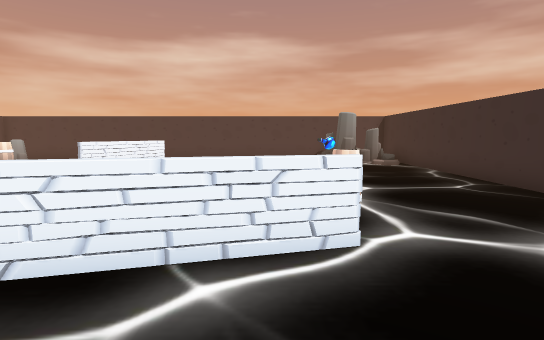
view 1 (above)

14 first-person views from a walk through a scene from a Unity 3-D project. The camera is 1.2 m above the floor, tilts 6° down and sees 80° across. The floor is counted in squares, 1 m on a side. Each view is taken from the middle of a square. On the plan, view 1 faces up. The plan holds only what a view shows up to about 14 squares ahead; the rest is blank. The place goes on beyond the plan. The player is left out. Some animated figures are left out. Some surface patterns are stand-ins.

view 2
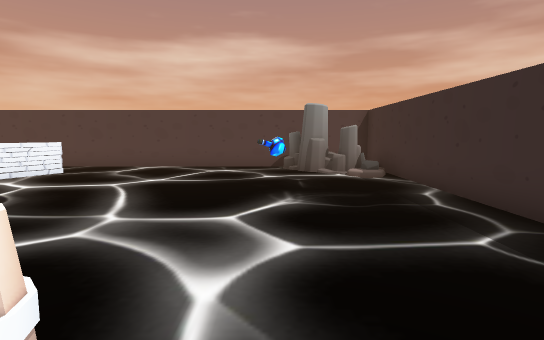

view 3
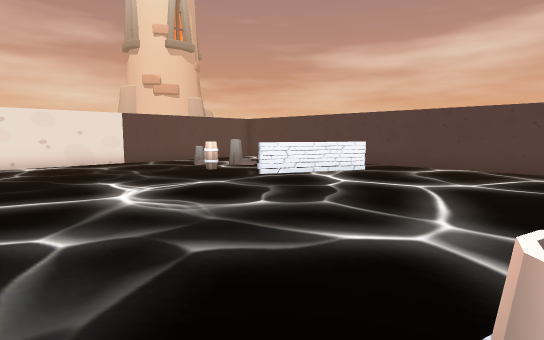

view 4
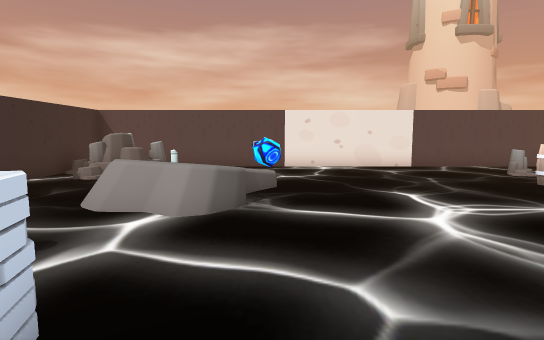

view 5
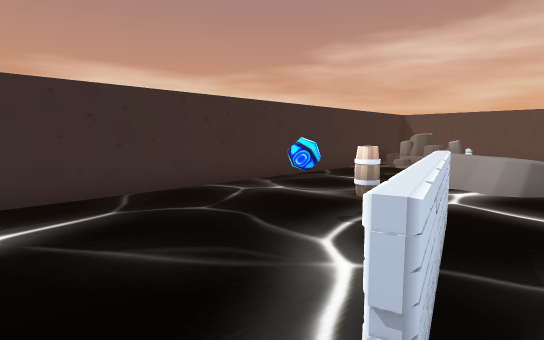

view 6
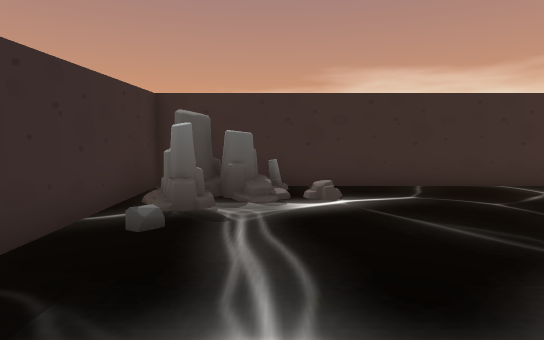

view 7
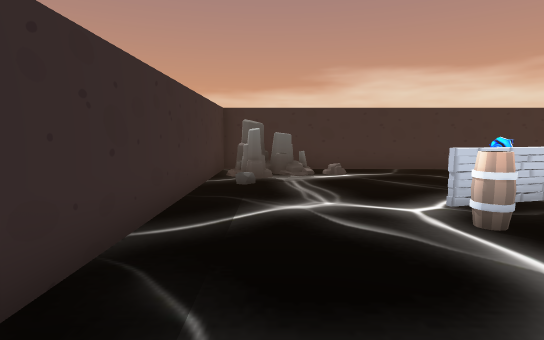

view 8
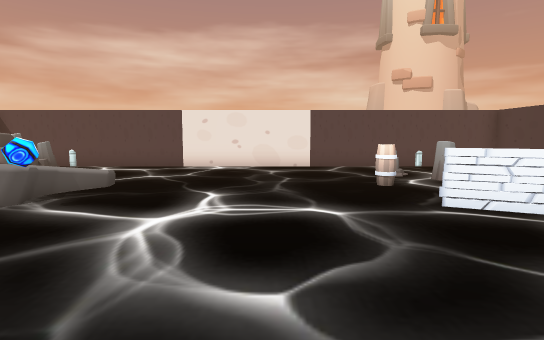

view 9
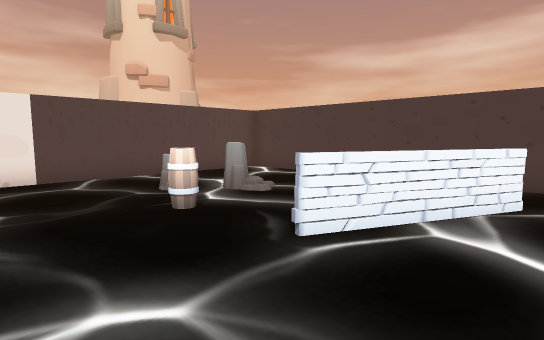

view 10
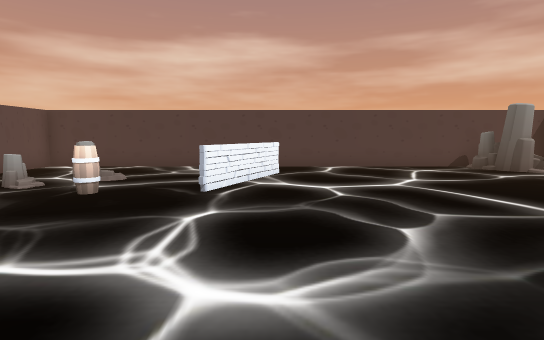

view 11
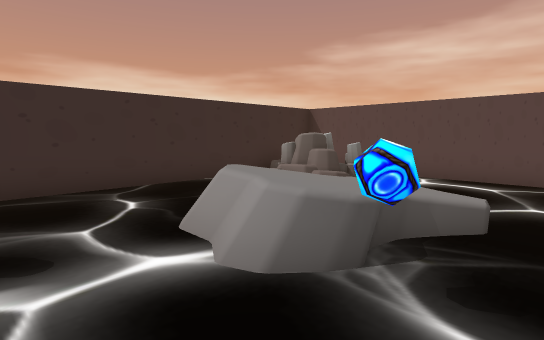

view 12
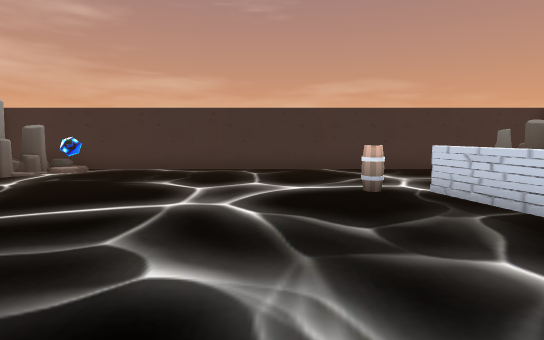

view 13
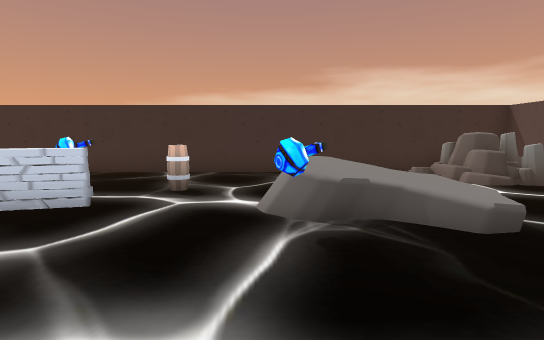

view 14
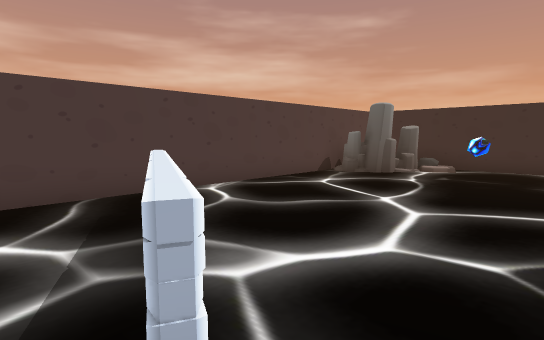

### Floor plan
Key: @ floor where view 1 was taken; # wall or solid block; x gap in a wall; . main floor; : floor 0.5 m higher than the main floor; + floor 0.75 m higher than the main floor; / step, stairs or slope; = window, fence, low wall or low ledge; O other object.
Columns run from 14 left of view 1 to 6 right of it. Each row starts with its distance up from view 1.
 17 #####################
 16 #................OO.#
 15 #................OOO#
 14 #........=......... #
 13 #...O...==..........#
 12 #..O....=.......O...#
 11 #....O..=...........#
 10 #...................#
  9 #...................#
  8 #...................#
  7 #...................#
  6 #...................#
  5 #..............O....#
  4 #....//.O...........#
  3 #....//x=..=====....#
  2 #....:x+=..=........#
  1 #...   ==.O.O...... #
  0 ##O. .........@....O#
 -1 #OOO..............OO#
 -2 #  O.............OOO#
 -3 #####################

Positions as (right, up) in squares from view 1, and headings:
1: (0, 0), facing up
2: (2, 4), facing up
3: (1, 4), facing up-left
4: (-1, 4), facing left
5: (2, 4), facing down-left
6: (3, 5), facing down
7: (4, 9), facing down
8: (-1, 8), facing left
9: (-4, 8), facing up-left
10: (-5, 4), facing up
11: (-4, 5), facing down-left
12: (-6, 7), facing right
13: (-6, 8), facing down
14: (-7, 10), facing up-right
